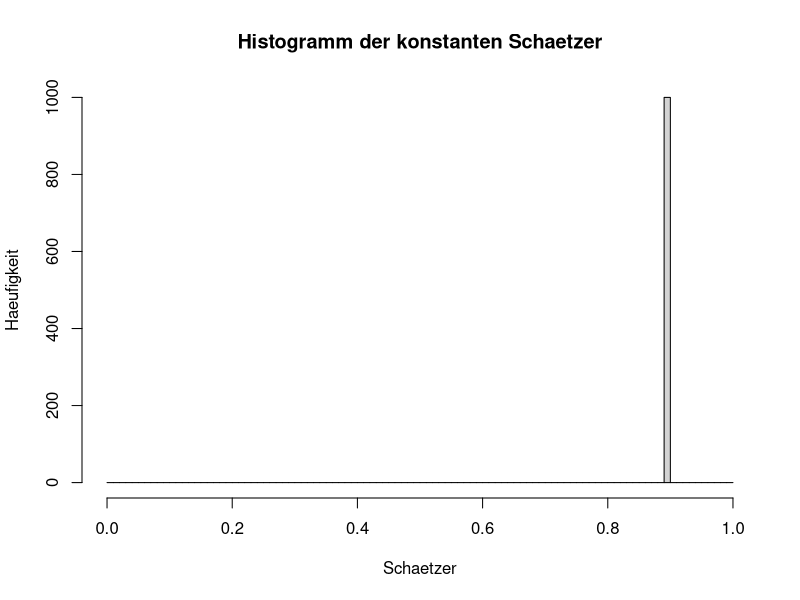
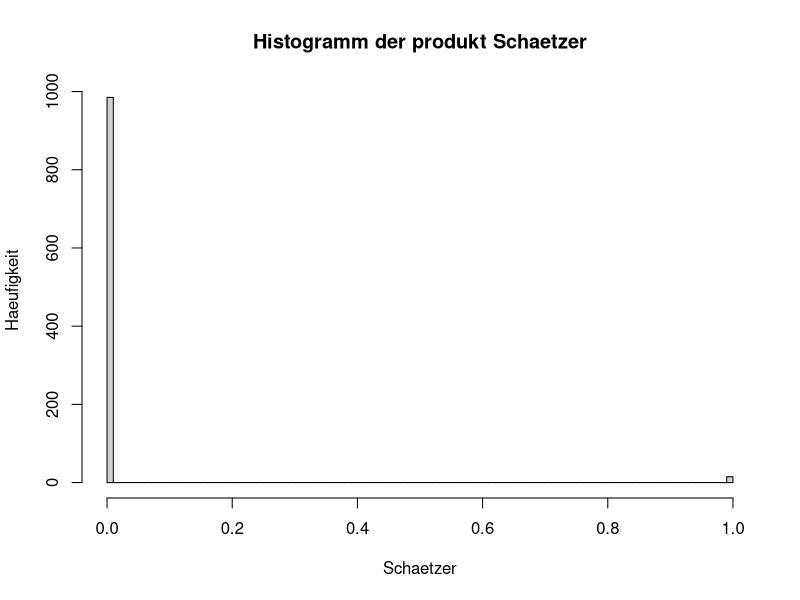
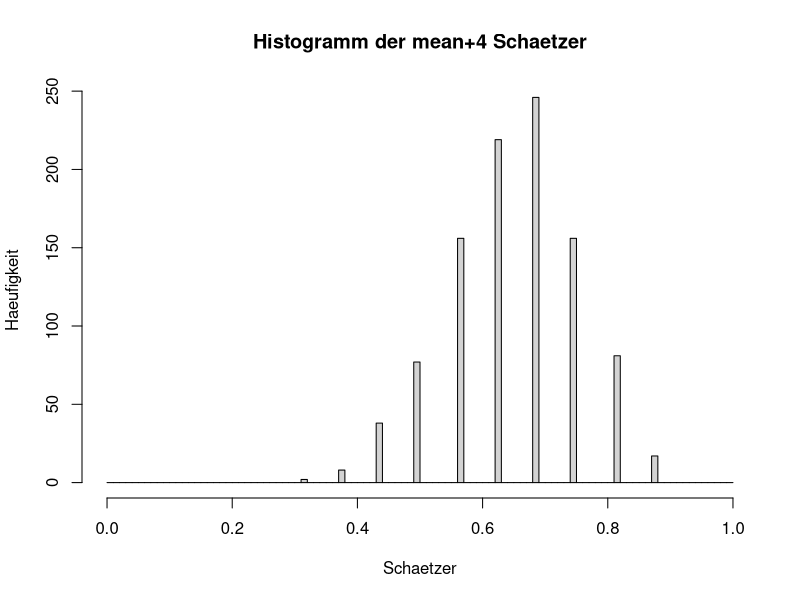
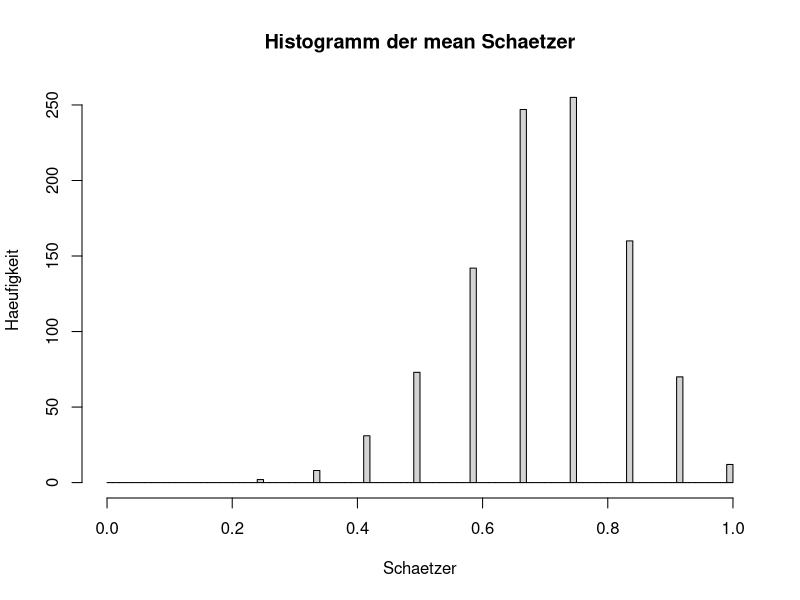
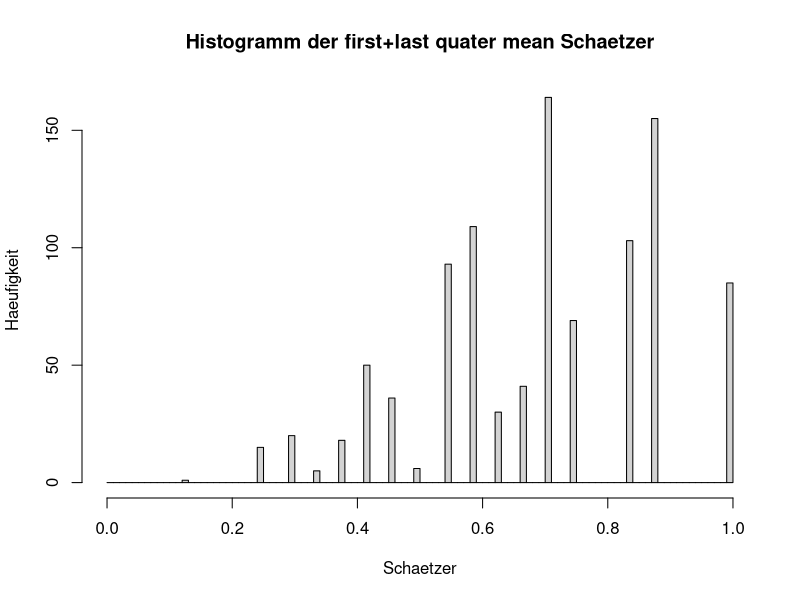
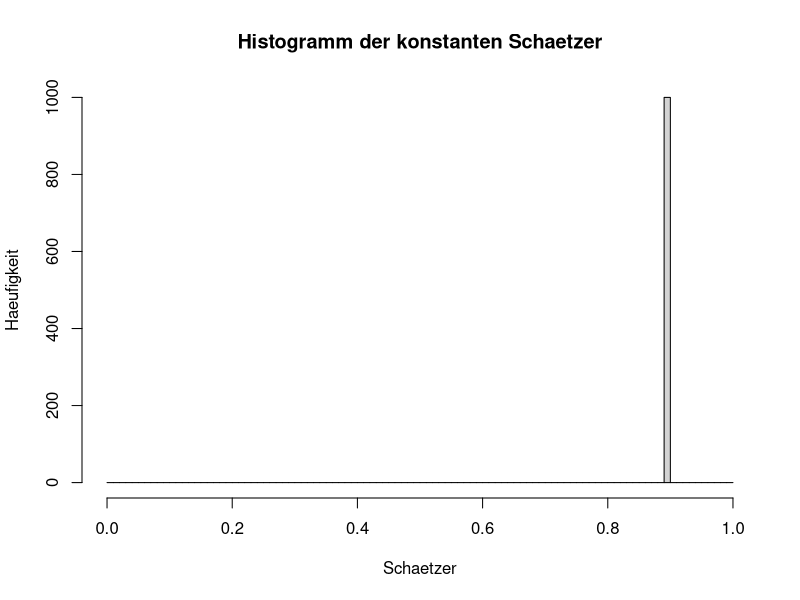
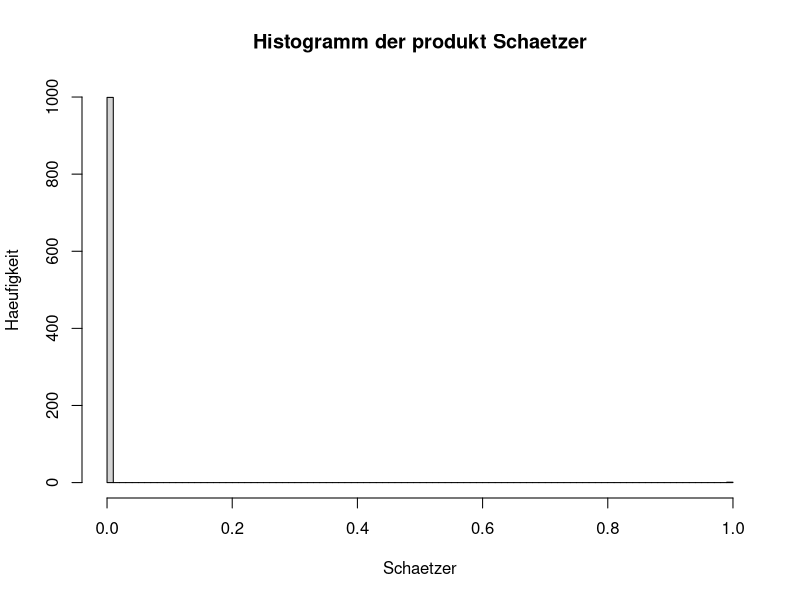
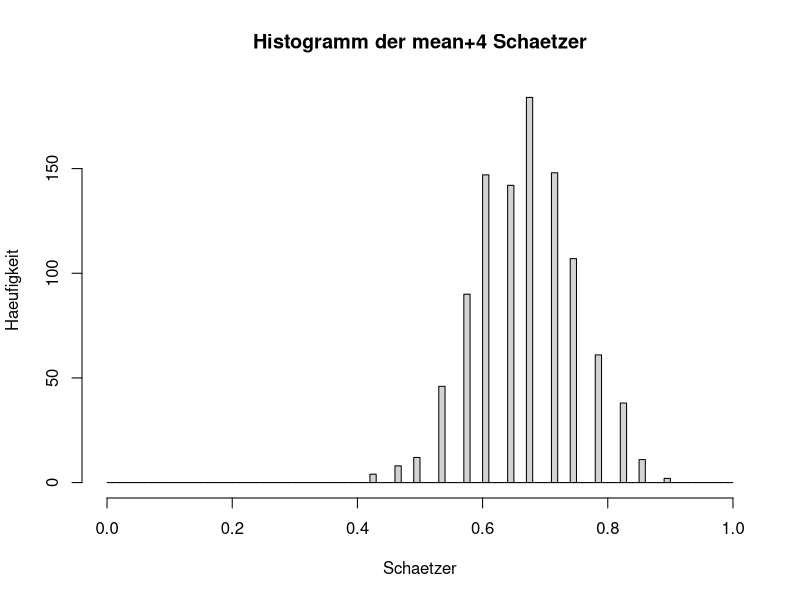

The R script that drew these images, in order:
#Aufgabe 1
#a+b)
m=1000
n=12
p=0.7
#i) konstanter Schaetzer
constschaetzer = function(n,p){
  schaetzerliste= c()
  for (i in 1:m){
    x=rbinom(n,1,p)
    schaetzer=0.9
    schaetzerliste[i]=schaetzer
  }
  return(schaetzerliste)
}

#ii) produkt schaetzer
prodSchaetzer = function (n,p){
  schaetzerliste= c()
  for (i in 1:m){
    x=rbinom(n,1,p)
    schaetzer=prod(x)
    schaetzerliste[i]=schaetzer
  }
  return(schaetzerliste)
}

#iii)mean+4 schaetzer
mean4Schaetzer = function (n,p){
  schaetzerliste= c()
  for (i in 1:m){
    x=rbinom(n,1,p)
    schaetzer=(sum(x)+2)/(n+4)
    schaetzerliste[i]=schaetzer
  }
  return(schaetzerliste)
}

#iv)mean schaetzer
meanSchaetzer = function (n,p){
  schaetzerliste= c()
  for (i in 1:m){
    x=rbinom(n,1,p)
    schaetzer=mean(x)
    schaetzerliste[i]=schaetzer
  }
  return(schaetzerliste)
}


#v) first+last quater mean schaetzer
firstlastSchaetzer = function (n,p){
  schaetzerliste= c()
  for (i in 1:m){
    x=rbinom(n,1,p)
    schaetzer=(mean(x[1:floor(n/4)])+mean(x[(n-floor(n/4)):n]))/2
    schaetzerliste[i]=schaetzer
  }
  return(schaetzerliste)
}

hist(constschaetzer(n,p),breaks = seq(0,1,0.01), main="Histogramm der konstanten Schaetzer", xlab="Schaetzer", ylab="Haeufigkeit")
hist(prodSchaetzer(n,p),breaks = seq(0,1,0.01), main="Histogramm der produkt Schaetzer", xlab="Schaetzer", ylab="Haeufigkeit")
hist(mean4Schaetzer(n,p),breaks = seq(0,1,0.01), main="Histogramm der mean+4 Schaetzer", xlab="Schaetzer", ylab="Haeufigkeit")
hist(meanSchaetzer(n,p),breaks = seq(0,1,0.01), main="Histogramm der mean Schaetzer", xlab="Schaetzer", ylab="Haeufigkeit")
hist(firstlastSchaetzer(n,p),breaks = seq(0,1,0.01), main="Histogramm der first+last quater mean Schaetzer", xlab="Schaetzer", ylab="Haeufigkeit")


#c)
#konstanter Schaetzer
s = constschaetzer(n,p)
sMean = mean(s)
sVar = var(s)
print("konstanter Schaetzer")
print(paste("Mittelwert: ", sMean))
print(paste("Varianz: ", sVar))

#produkt Schaetzer
s = prodSchaetzer(n,p)
sMean = mean(s)
sVar = var(s)
print("produkt Schaetzer")
print(paste("Mittelwert: ", sMean))
print(paste("Varianz: ", sVar))

#mean+4 Schaetzer
s = mean4Schaetzer(n,p)
sMean = mean(s)
sVar = var(s)
print("mean+4 Schaetzer")
print(paste("Mittelwert: ", sMean))
print(paste("Varianz: ", sVar))

#mean Schaetzer
s = meanSchaetzer(n,p)
sMean = mean(s)
sVar = var(s)
print("mean Schaetzer")
print(paste("Mittelwert: ", sMean))
print(paste("Varianz: ", sVar))

#first+last quater mean Schaetzer
s = firstlastSchaetzer(n,p)
sMean = mean(s)
sVar = var(s)
print("first+last quater mean Schaetzer")
print(paste("Mittelwert: ", sMean))
print(paste("Varianz: ", sVar))


#mean schaetzer wirkt am geeignetsten

    #d)
for (n in c(24,100)){
  print("")
  print(paste("n=",n))
  hist(constschaetzer(n, p), breaks = seq(0, 1, 0.01), main = "Histogramm der konstanten Schaetzer", xlab = "Schaetzer", ylab = "Haeufigkeit")
  hist(prodSchaetzer(n, p), breaks = seq(0, 1, 0.01), main = "Histogramm der produkt Schaetzer", xlab = "Schaetzer", ylab = "Haeufigkeit")
  hist(mean4Schaetzer(n, p), breaks = seq(0, 1, 0.01), main = "Histogramm der mean+4 Schaetzer", xlab = "Schaetzer", ylab = "Haeufigkeit")
  hist(meanSchaetzer(n, p), breaks = seq(0, 1, 0.01), main = "Histogramm der mean Schaetzer", xlab = "Schaetzer", ylab = "Haeufigkeit")
  hist(firstlastSchaetzer(n, p), breaks = seq(0, 1, 0.01), main = "Histogramm der first+last quater mean Schaetzer", xlab = "Schaetzer", ylab = "Haeufigkeit")

  s = constschaetzer(n, p)
  sMean = mean(s)
  sVar = var(s)
  print("konstanter Schaetzer")
  print(paste("Mittelwert: ", sMean))
  print(paste("Varianz: ", sVar))

  #produkt Schaetzer
  s = prodSchaetzer(n, p)
  sMean = mean(s)
  sVar = var(s)
  print("produkt Schaetzer")
  print(paste("Mittelwert: ", sMean))
  print(paste("Varianz: ", sVar))

  #mean+4 Schaetzer
  s = mean4Schaetzer(n, p)
  sMean = mean(s)
  sVar = var(s)
  print("mean+4 Schaetzer")
  print(paste("Mittelwert: ", sMean))
  print(paste("Varianz: ", sVar))

  #mean Schaetzer
  s = meanSchaetzer(n, p)
  sMean = mean(s)
  sVar = var(s)
  print("mean Schaetzer")
  print(paste("Mittelwert: ", sMean))
  print(paste("Varianz: ", sVar))

  #first+last quater mean Schaetzer
  s = firstlastSchaetzer(n, p)
  sMean = mean(s)
  sVar = var(s)
  print("first+last quater mean Schaetzer")
  print(paste("Mittelwert: ", sMean))
  print(paste("Varianz: ", sVar))
}


#e+f)
simNormSchaetzer= function(m,n){
  schaetzerliste=c()
  for (i in 1:m){
    x= rnorm(n,5,1)
    schaetzer = mean(x)
    schaetzerliste[i]=schaetzer
  }
  hist(schaetzerliste, main = paste("Mean Schaetzer mit m=",m," und n=",n), xlab = "Schaetzer", ylab = "Haeufigkeit",freq = F)
  lines(density(schaetzerliste), col="red")
}
simNormSchaetzer(100,5)

#g)
for (m in c(100,200)){
  for (n in c(5,10)){
    print("--------------------------------")
    print(paste("m=",m,"n=",n))
    simNormSchaetzer(m,n)
  }
}

#Aufgabe 2
#a)
summary(faithful)

#b)
faunder = faithful[faithful$waiting<67,]
faover = faithful[faithful$waiting>=67,]

print(paste("Mean unter 67 Minuten: ",mean(faunder$waiting)))
print(paste("Mean ueber 67 Minuten: ",mean(faover$waiting)))
print(paste("St dv unter 67 Minuten: ",sd(faunder$waiting)))
print(paste("St dv ueber 67 Minuten: ",sd(faover$waiting)))

qqnorm(faunder$waiting)
qqnorm(faover$waiting)
qqnorm(faithful$waiting)
qqline(faithful$waiting)
plot(density(faithful$waiting), col="red")

#ja, ist sinnvoll


#c)
twoCompModelLkelyhood = function(par){
  mu1 = par[1]
  mu2 = par[2]
  sigma1 = par[3]
  sigma2 = par[4]
  p = par[5]
  x=faithful$waiting
  #plotModel(par)
  return(sum(log((p*dnorm(x, mu1, sigma1) + (1-p)*dnorm(x, mu2, sigma2)))))
}
#find ML-Schaetzer
ML=optim(par=c(20,100,10,10,0.3), fn=twoCompModelLkelyhood,
         method="L-BFGS-B",
         lower = c(0.001,0.001,0.001,0.001,0.2),
         upper = c(1000,1000,1000,1000,0.8),
         control = list("fnscale"=-1))

modellDensity = function(x,param){
    mu1 = param[1]
    mu2 = param[2]
    sigma1 = param[3]
    sigma2 = param[4]
    p = param[5]
    return(p*dnorm(x, mu1, sigma1) + (1-p)*dnorm(x, mu2, sigma2))
}

plotModel = function (param) {
  hist(faithful$waiting, freq = F, main = "Histogramm der waiting times", xlab = "waiting time", ylab = "Haeufigkeit")
  lines(1:120, modellDensity(1:120,param=param), col="red")
}
plotModel(ML$par)

integrate(modellDensity, lower = 0, upper = 120, param = ML$par)


#Aufgabe 4
#a+b)
x= rnorm(30,3,sqrt(2))
mean= mean(x)
MSE = sum((x-mean)^2)/30
evar = var(x)

#c+d)
meanlist = c()
MSElist = c()
evarlist = c()
for (i in 1:1000){
  x= rnorm(30,3,sqrt(2))
  mean= mean(x)
  MSE = sum((x-mean)^2)/30
  evar = var(x)
  meanlist[i]=mean
  MSElist[i]=MSE
  evarlist[i]=evar
}
hist(meanlist, main = paste("Histogramm der Mittelwerte\n mean=",mean(meanlist)," Variance=",var(meanlist)), xlab = "Mittelwert", ylab = "Haeufigkeit",freq = F)
curve(dnorm(x,3,sqrt(2/30)), add = T, col="red")
hist(MSElist, main = paste("Histogramm der MSE\n mean=",mean(MSElist)," Variance=",var(MSElist)), xlab = "MSE", ylab = "Haeufigkeit",freq = F)
curve(dchisq(x,29,30/2), add = T, col="red")
hist(evarlist, main = paste("Histogramm der Varianzen\n mean=",mean(evarlist)," Variance=",var(evarlist)), xlab = "Varianz", ylab = "Haeufigkeit",freq = F)







